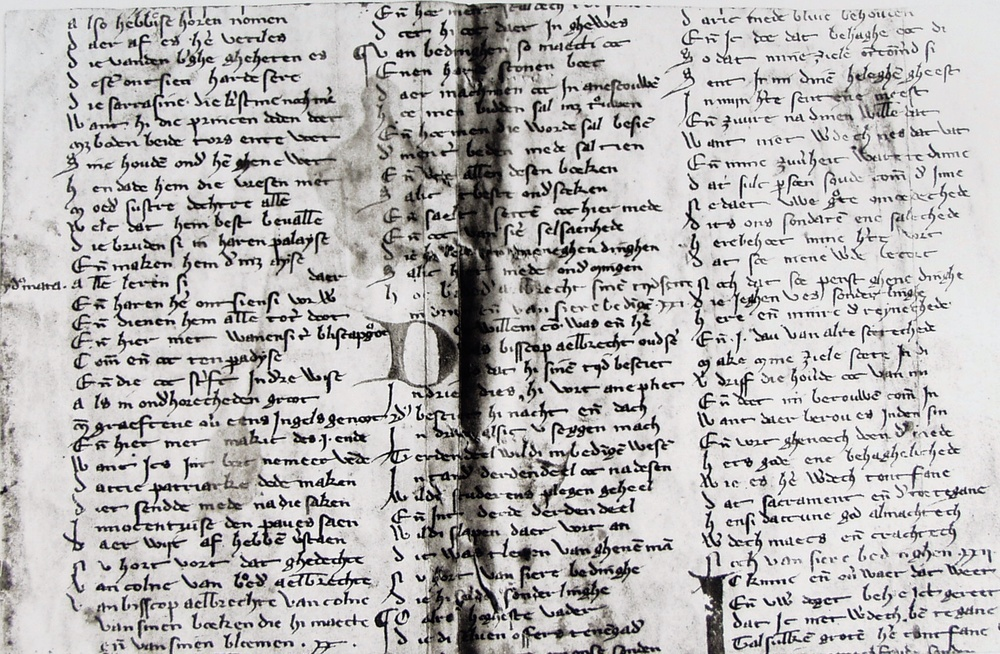
#> input picture images/additional/Büdingen1r.jpg, 1000 x 654 px, shrunk from 1696 x 1110 before the run; its folder holds only this picture in this run
$ jupyter execute --allow-errors 01-preprocessing.ipynb
#> lines starting #> are read from the running program, lines starting #| are printed output that depends on the picture; after the words box and inside, x2 and y2 are one past the last pixel; in counts of white or black regions, pixels touching at a corner belong together
#> further down, im is the input picture: PIL image 1000x654 RGB; mean R, G, B 185, 183, 182.6
[cell 1]
from pathlib import Path
import shutil

from tqdm import tqdm
from PIL import Image, ImageOps, ImageDraw

import numpy as np
from kraken import blla
from kraken.lib import vgsl

# Preprocessing

We copy only the recto side (ending in `o.jpg`, for **o**orkonde) from the original Ghent photo archive to a flat new folder. We convert JPG to PNG.

[cell 2]
SRC_DIR = Path("../images/archive-original")
DST_DIR = Path("../images/archive-recto")

#> (the rest of this cell did not finish here and is left out)

We use Kraken's layout to identify and cut out the main text zone from these images. We store this new crop in a binarized version (Sauvola's method) in a new folder:

[cell 3]
CROP_DIR       = Path("../images/cropped")
DEVICE         = "cpu"      # or "cuda:0"
MODEL_PATH     = None       # None -> kraken's bundled blla.mlmodel
BINARIZE       = True
WINDOW_SIZE    = 51         # Sauvola window (odd)
SAUVOLA_K      = 0.3        # Sauvola sensitivity
MIN_SIZE       = 256        # skip crops smaller than this on either side
MAX_BLACK_RATIO = 0.5       # skip if binarized result is >50% black

def sauvola_threshold(a, window_size=51, k=0.3):
    """Per-pixel Sauvola threshold via integral images."""
#> called with window_size = 51, k = 0.3
    if window_size % 2 == 0:
        window_size += 1
    img = a.astype(np.float64)
    R, half = 128.0, window_size // 2
    integ = np.zeros((img.shape[0] + 1, img.shape[1] + 1))
    integ_sq = np.zeros_like(integ)
    np.cumsum(np.cumsum(img, 0), 1, out=integ[1:, 1:])
    np.cumsum(np.cumsum(img ** 2, 0), 1, out=integ_sq[1:, 1:])
    rows, cols = img.shape
#> rows = 654; cols = 1000
    r1 = np.clip(np.arange(rows) - half, 0, rows)[:, None]
#> r1 = 654 values from 0 to 628
    r2 = np.clip(np.arange(rows) + half + 1, 0, rows)[:, None]
#> r2 = 654 values from 26 to 654
    c1 = np.clip(np.arange(cols) - half, 0, cols)[None, :]
    c2 = np.clip(np.arange(cols) + half + 1, 0, cols)[None, :]
    area = (r2 - r1) * (c2 - c1)
    s  = integ[r2, c2] - integ[r2, c1] - integ[r1, c2] + integ[r1, c1]
    sq = integ_sq[r2, c2] - integ_sq[r2, c1] - integ_sq[r1, c2] + integ_sq[r1, c1]
    mean = s / area
    std = np.sqrt(np.clip(sq / area - mean ** 2, 0, None))
    return mean * (1.0 + k * (std / R - 1.0))

def binarize_image(a, window_size=51, k=0.3):
    return np.where(a < sauvola_threshold(a, window_size, k), 0, 255).astype(np.uint8)
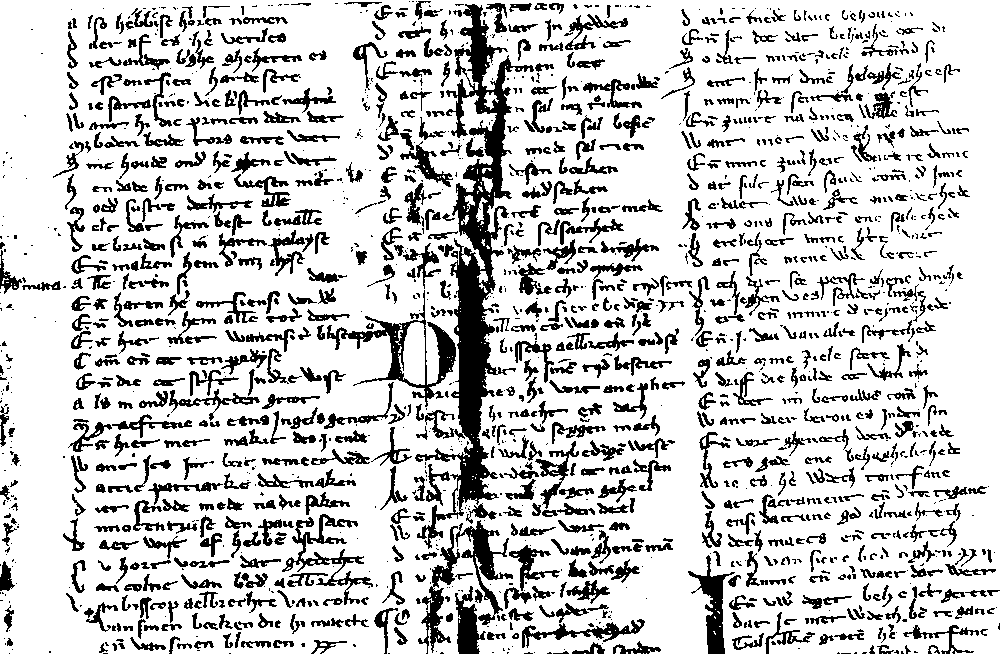
#> returned value: shape (654, 1000); 79.7% white; 1808 black regions (756 under 20 px), largest, box (x1, y1, x2, y2) and area: (415, 4, 534, 549) 14140, (327, 290, 456, 407) 2648, (282, 514, 373, 605) 1640

def find_main_text_region(seg):
    """Boundary polygon of the largest region by bbox area, or None."""
    all_regions = [r for rl in seg.regions.values() for r in rl]
    if not all_regions:
        return None
    def area(r):
        xs = [p[0] for p in r.boundary]; ys = [p[1] for p in r.boundary]
        return (max(xs) - min(xs)) * (max(ys) - min(ys))
    return max(all_regions, key=area).boundary

def extract_region(image, polygon, out_path):
    """Mask polygon onto white, crop to bbox, optionally binarize, save PNG.
    Returns (saved, reason)."""
    img_a = np.array(image.convert("L"))
    H, W = img_a.shape
    polygon = [(max(0, min(x, W - 1)), max(0, min(y, H - 1))) for x, y in polygon]
    xs = [p[0] for p in polygon]; ys = [p[1] for p in polygon]
    min_x, max_x, min_y, max_y = min(xs), max(xs), min(ys), max(ys)
    if (max_x - min_x) < MIN_SIZE or (max_y - min_y) < MIN_SIZE:
        return False, f"region too small ({max_x-min_x}x{max_y-min_y})"
    mask = Image.new("L", image.size, 0)
    ImageDraw.Draw(mask).polygon(polygon, fill=255)
    out = np.where(np.array(mask) == 255, img_a, 255)[min_y:max_y, min_x:max_x]
    if out.shape[0] < MIN_SIZE or out.shape[1] < MIN_SIZE:
        return False, "crop too small"
    if BINARIZE:
        if out.std() < 1:
            return False, "near-uniform, skipped"
        out = binarize_image(out, WINDOW_SIZE, SAUVOLA_K)
        black = np.count_nonzero(out == 0) / out.size
        if black > MAX_BLACK_RATIO:
            return False, f"too much black ({black:.0%})"
    Image.fromarray(out).save(out_path, "PNG")
    return True, ""

# reset output folder
if CROP_DIR.exists():
    shutil.rmtree(CROP_DIR)
CROP_DIR.mkdir(parents=True, exist_ok=True)

# load segmentation model once (re-run-friendly: del seg_model to force reload)
#> (the rest of this cell did not finish here and is left out)

[cell 4]
ADDITIONAL_DIR = Path("../images/additional")
assert ADDITIONAL_DIR.exists(), f"Not found: {ADDITIONAL_DIR.resolve()}"
assert CROP_DIR.exists(), "Run the segmentation cell first (CROP_DIR missing)."

add_files = sorted(
    p for p in ADDITIONAL_DIR.glob("*")
    if p.is_file() and p.suffix.lower() == ".jpg"
)

added = 0
for p in tqdm(add_files, desc="Adding additional -> PNG", unit="file"):
    try:
        im = ImageOps.exif_transpose(Image.open(p))   # raw jpgs may carry orientation
        arr = np.array(im.convert("L"))
        if BINARIZE:
            arr = binarize_image(arr, WINDOW_SIZE, SAUVOLA_K)
        Image.fromarray(arr).save(CROP_DIR / f"{p.stem}.png", "PNG")
        added += 1
    except Exception as e:
        tqdm.write(f"  ⚠ {p.name}: {e}")

print(f"Added {added} of {len(add_files)} additional image(s) into {CROP_DIR.resolve()}")


$ run again, on images/additional/Büdingen1v.jpg
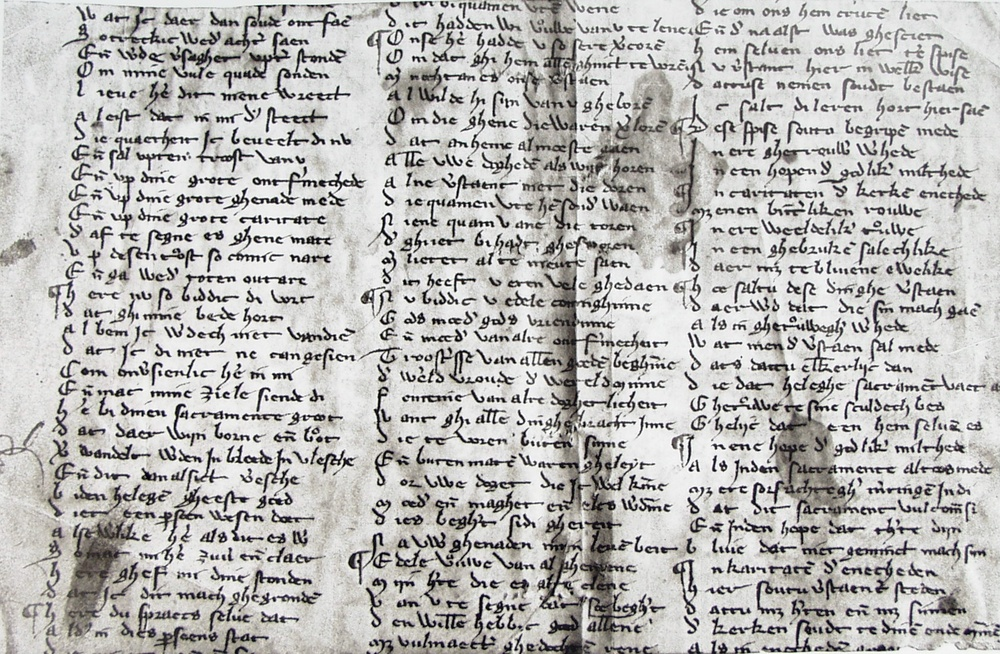
#> input picture images/additional/Büdingen1v.jpg, 1000 x 654 px, shrunk from 1675 x 1095 before the run
#> im is the input picture: PIL image 1000x654 RGB; mean R, G, B 184.8, 183.9, 181.8
#> in binarize_image, `return np.where(a < sauvola_threshold(a, window_size, k), 0, 255).asty..`:
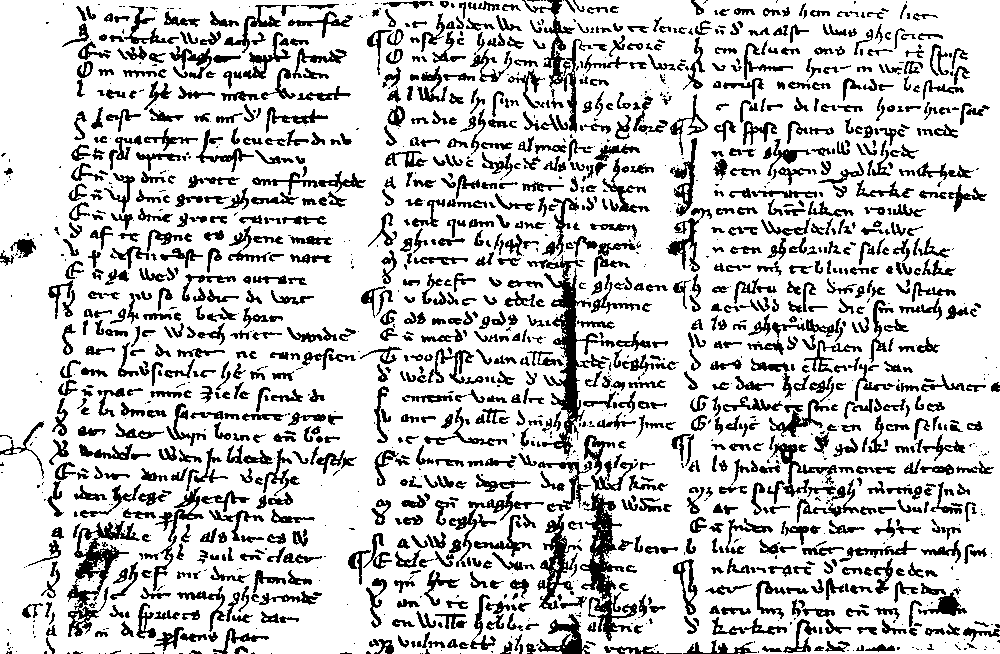
#> returned value: shape (654, 1000); 79.3% white; 1675 black regions (536 under 20 px), largest, box (x1, y1, x2, y2) and area: (527, 255, 615, 456) 3261, (580, 492, 637, 641) 2626, (67, 521, 140, 637) 2255

$ run again, on images/additional/Genois-1327a.jpg
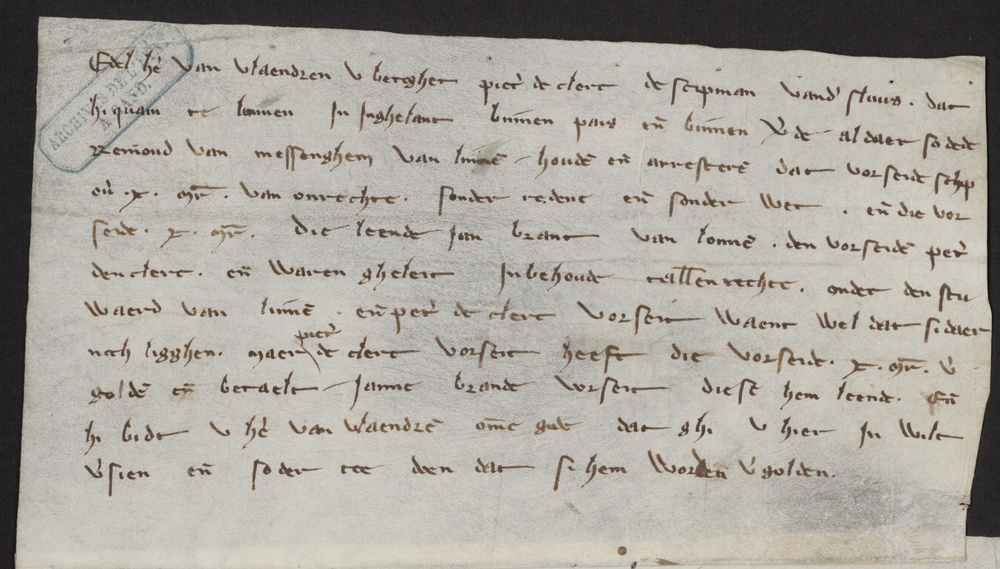
#> input picture images/additional/Genois-1327a.jpg, 1000 x 569 px, shrunk from 3546 x 2019 before the run
#> im is the input picture: PIL image 1000x569 RGB; mean R, G, B 170.4, 166, 158.4
#> in binarize_image, `return np.where(a < sauvola_threshold(a, window_size, k), 0, 255).asty..`:
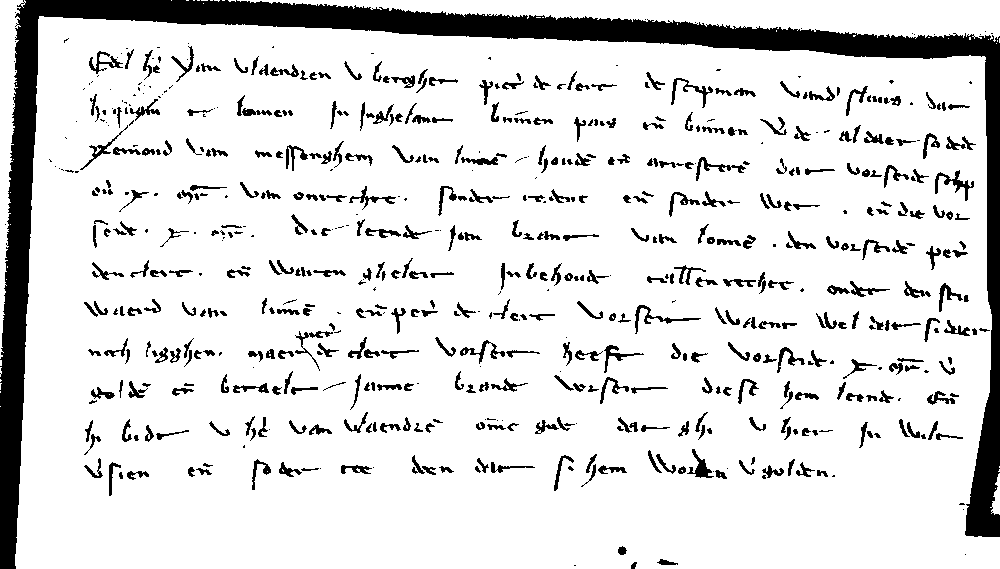
#> returned value: shape (569, 1000); 86.8% white; 647 black regions (183 under 20 px), largest, box (x1, y1, x2, y2) and area: (0, 0, 1000, 569) 40640, (935, 170, 974, 201) 326, (635, 305, 701, 334) 299
